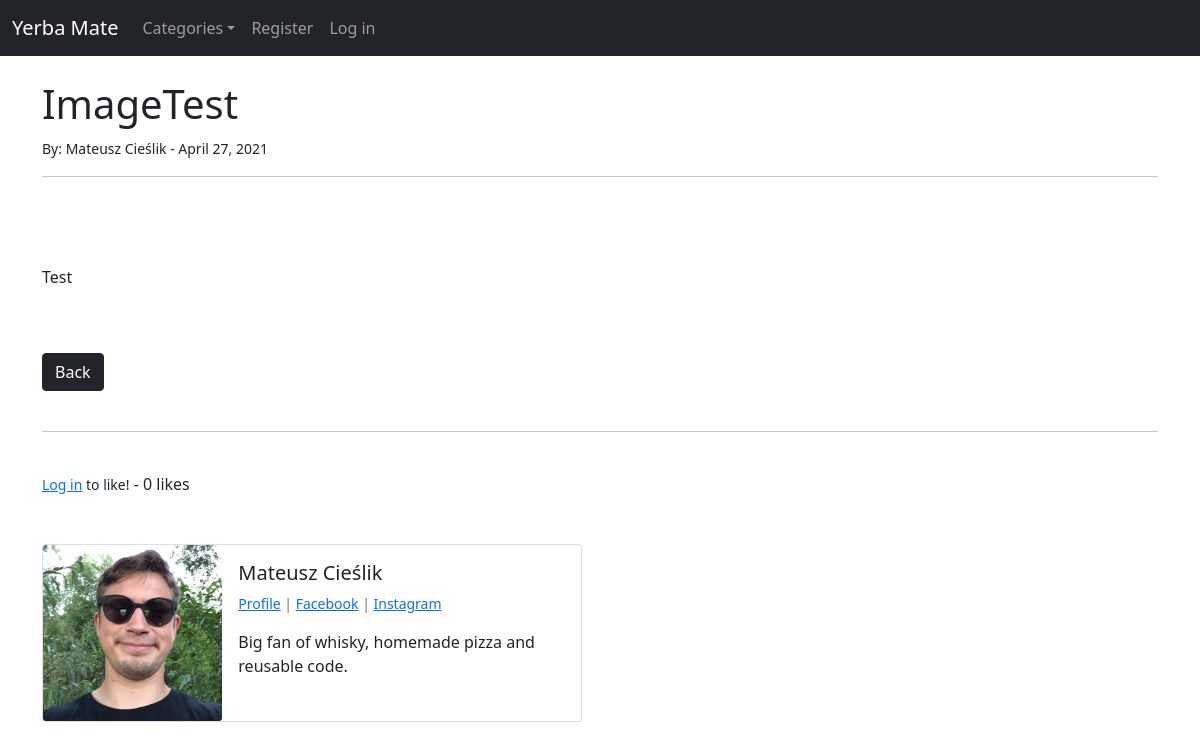
Screenshot of /article/8 with the database file from the repository.
### yerbata/models.py (models this page shows, shortened)
class Post(models.Model):
    title = models.CharField(max_length=255)
    header_image = models.ImageField(null=True, blank=True, upload_to="images/")
    title_tag = models.CharField(max_length=255, default="Single Malt")
    author = models.ForeignKey(User, on_delete=models.CASCADE)
    body = RichTextField(blank=True, null=True)
    post_date = models.DateField(auto_now_add=True)
    category = models.CharField(max_length=255, default='Single Malt')
    snippet = models.CharField(max_length=255)
    likes = models.ManyToManyField(User, related_name='blog_posts')
    def total_likes(self):
        return self.likes.count()

class Profile(models.Model):
    user = models.OneToOneField(User, null=True, on_delete=models.CASCADE)
    bio = models.TextField()
    profile_pic = models.ImageField(null=True, blank=True, upload_to="images/profile/")
    fb_url = models.CharField(max_length=255, null=True, blank=True)
    instagram_url = models.CharField(max_length=255, null=True, blank=True)

### yerbata/views.py (the view)
# urls.py: path('article/<int:pk>', ArticleDetailView.as_view(), name='article-detail'),
class ArticleDetailView(DetailView):
    model = Post
    template_name = 'article_details.html'
    def get_context_data(self, *args, **kwargs):
        cat_menu = Category.objects.all()
        context = super(ArticleDetailView, self).get_context_data(*args, **kwargs)
        stuff = get_object_or_404(Post, id=self.kwargs['pk'])
        total_likes = stuff.total_likes()
        liked = False
        if stuff.likes.filter(id=self.request.user.id).exists():
            liked = True
        context["cat_menu"] = cat_menu
        context["total_likes"] = total_likes
        context["liked"] = liked
        return context

### yerbata/models.py (called while the page is built)
    def __str__(self):
        return self.name

### yerbata/templates/article_details.html (shortened to what this page needs)
{% extends 'base.html' %}
{% load static %}
{% block content %}
    <h1>{{post.title}}</h1>
    <small>By: {{ post.author.first_name }} {{ post.author.last_name }} - {{ post.post_date }}
    </small><br/>
    <hr>
    <br/>
    <br/><br/>
    {{ post.body|safe }}
    <br/><br/>
    <a href="{% url 'home' %}" class = "btn btn-dark">Back</a>
    <br/><br/>
    <hr>
    <br/>
    <form action="{% url 'like_post' post.pk %}" method = "POST">
    {% if user.is_authenticated %}
        {% if liked %}
            <button type="submit", name="post_id", value
            ="{{ post.id }}", class=""btn btn-danger btn-sm>Unlike</button>
        {% else %}
            <button type="submit", name="post_id", value
            ="{{ post.id }}", class=""btn btn-primary btn-sm>Like</button>
        {% endif %}
    {% else %}
        <small><a href="{% url 'login' %}">Log in</a> to like!</small>
    {% endif %}
        - {{ total_likes }} likes
    </form>
    <br/><br/>
        <div class="card mb-3" style="max-width: 540px;">
      <div class="row g-0">
        <div class="col-md-4">
{% if post.author.profile.profile_pic %}
    <img src="{{ post.author.profile.profile_pic.url }}" class="card-img">
{% else %}
    <img src="{% static 'yerbata/images/default_profile_pic.jpg' %}" class="card-img">
{% endif %}
        </div>
        <div class="col-md-8">
          <div class="card-body">
            <h5 class="card-title">{{ post.author.first_name }} {{ post.author.last_name }}</h5>
              <p class="small text-muted">
                  <a href="{% url 'show_profile_page' post.author.profile.id %}">Profile</a> |
                  {% if post.author.profile.fb_url %}
                    <a href="{{ post.author.profile.fb_url }}">Facebook</a> |
                  {% endif %}
                  {% if post.author.profile.instagram_url %}
                  <a href="{{ post.author.profile.instagram_url }}">Instagram</a>
                  {% endif %}
              </p>
            <p class="card-text">{{ post.author.profile.bio }}</p>
          </div>
        </div>
      </div>
    </div>
{% endblock %}

### rows the page displays
Post: title "ImageTest", author.first_name "Mateusz", author.last_name "Cieślik", post_date "April 27, 2021", body "Test", author.profile.profile_pic (picture), author.profile.bio "Big fan of whisky, homemade pizza and reusable code."

### other values shown
{{ total_likes }} "0"
